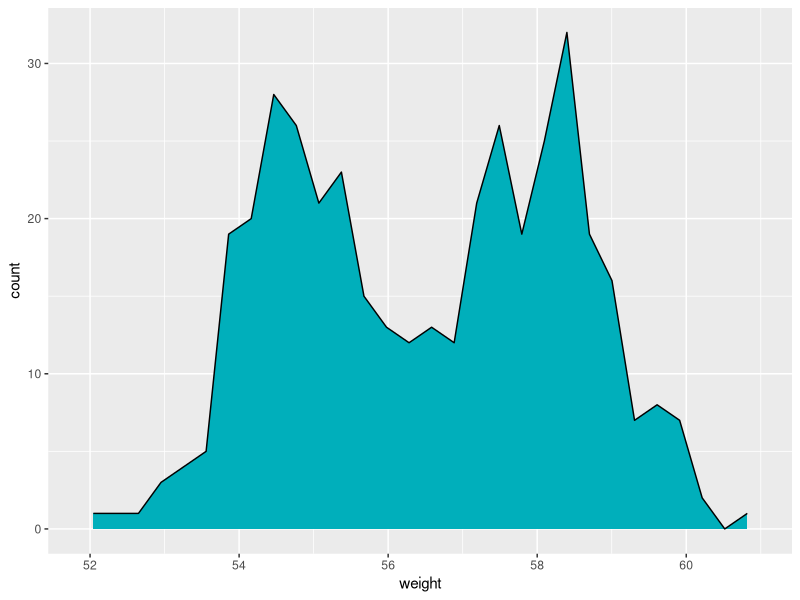
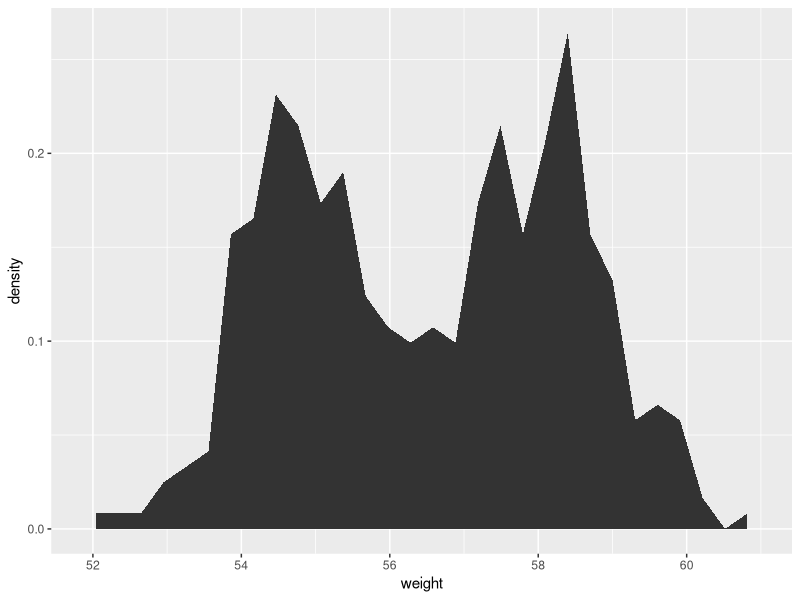
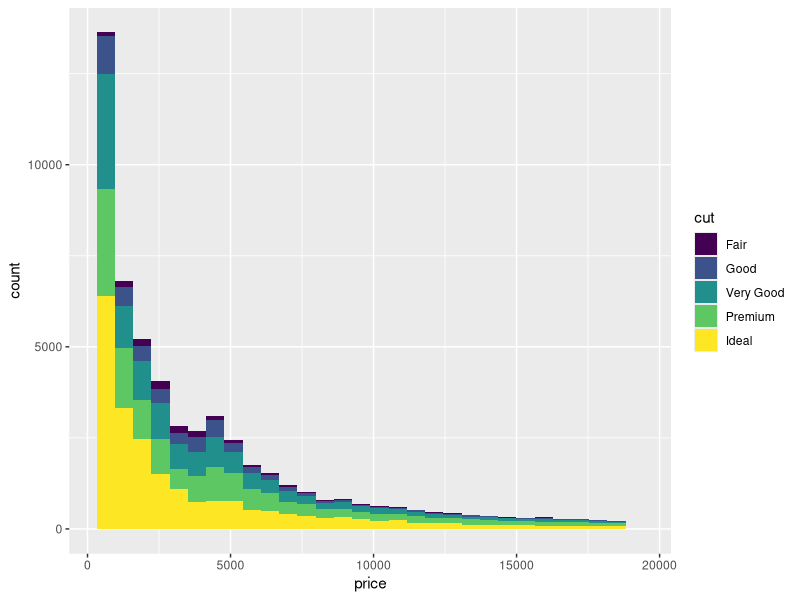
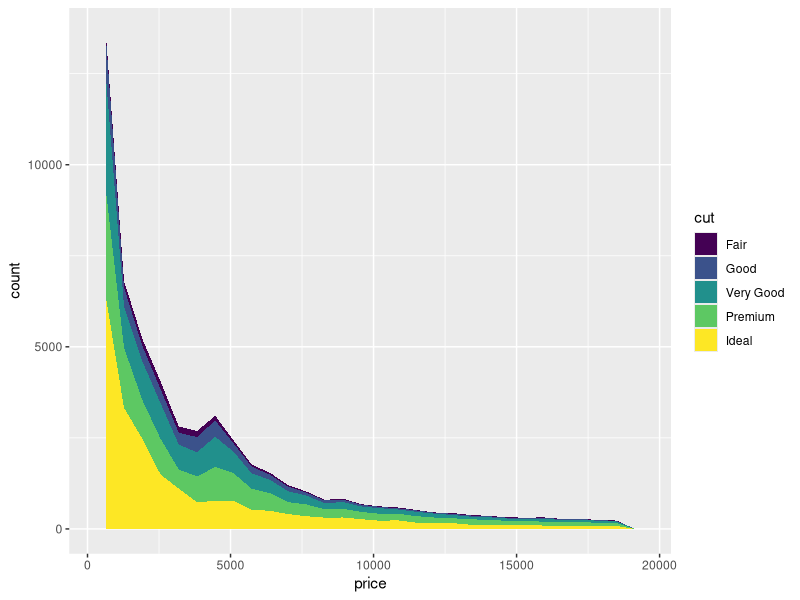
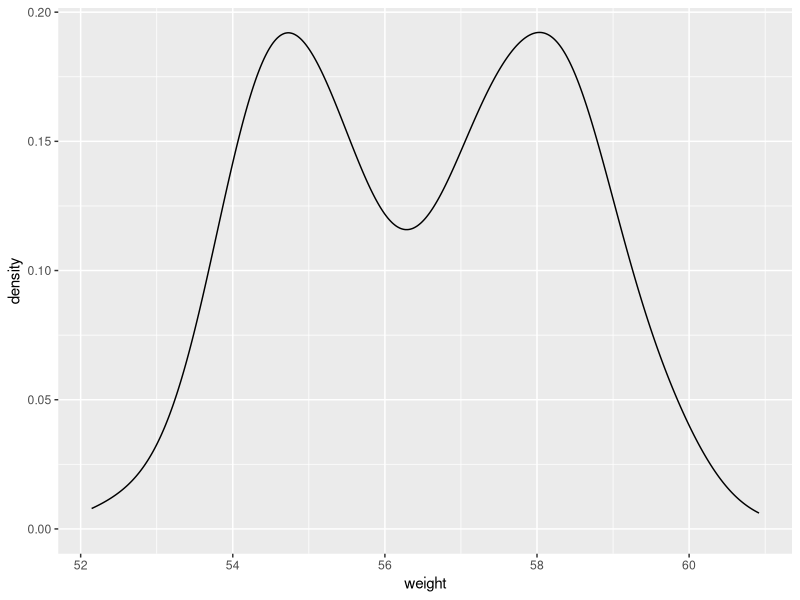
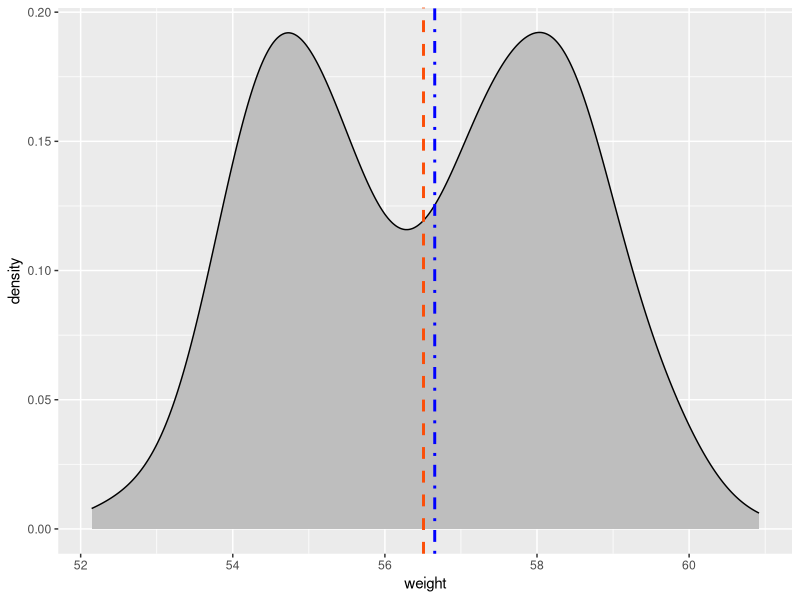
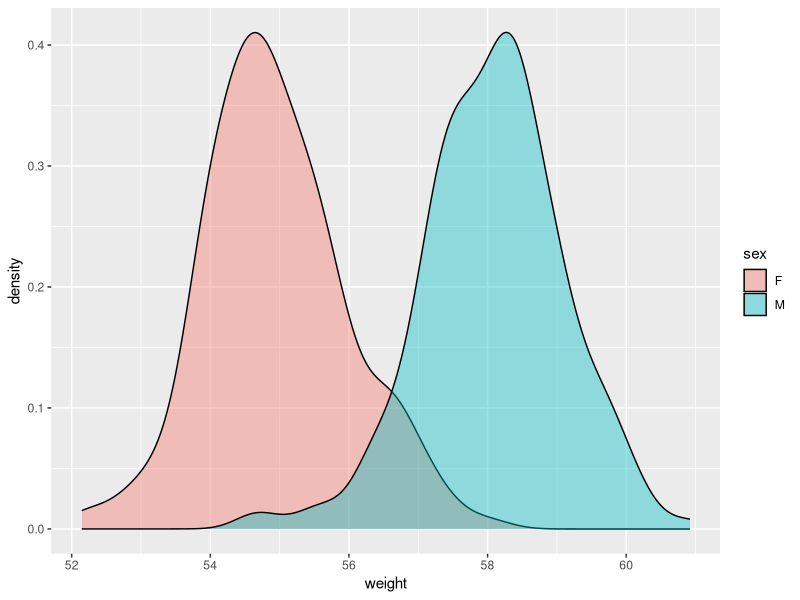
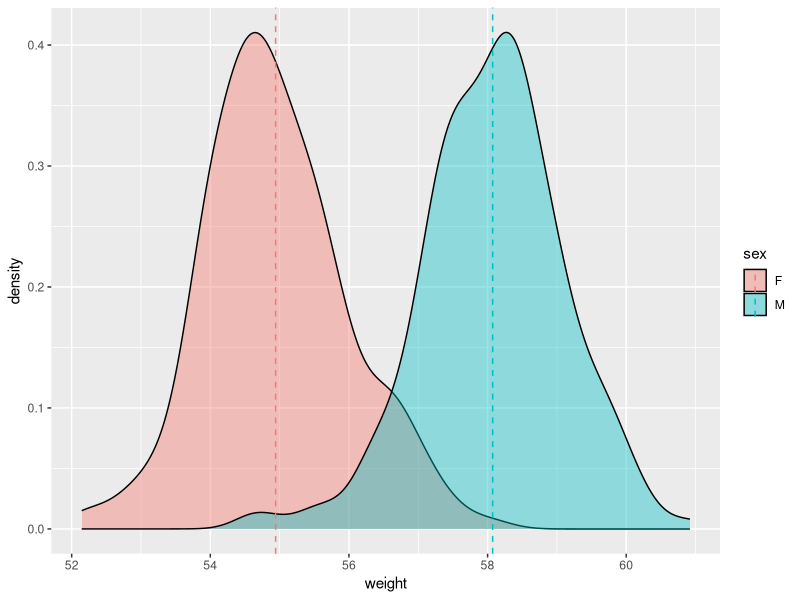

Here is the R script that generated these plots, in order: (Note: this script raises an error after producing the figures.)
## ---- chunk 1
library(ggplot2)
library(dplyr)
## ---- chunk 2
set.seed(1234)
wdata = as_data_frame(data.frame(sex = factor(rep(c("F", "M"), each=200)), weight = c(rnorm(200,55),rnorm(200,58))))
wdata

mu <- wdata %>% group_by(sex) %>% summarize(grp.mean = mean(weight))
mu

a <- ggplot(wdata, aes(x = weight))

a + geom_area(stat = "bin", color = "black", fill = "#00AFBB")
#a + geom_area() will not get right result, object 'y' not found. Use stat to specify the count as y 
#Note that, by default y axis corresponds to the count of weight values. If you want to change the plot in order to have the density on y axis, the R code would be as follow.
a + geom_area(aes(y = ..density..), stat = "bin")

data("diamonds")
diamonds <- as_data_frame(diamonds)
diamonds
p <- ggplot(diamonds, aes(x = price, fill = cut))
# Bar plot
p + geom_bar(stat = "bin")
# Area plot
p + geom_area(stat = "bin")
## ---- chunk 3
# Basic plots
a + geom_density()

# Add color and mean xintercept and median xintercept
a + geom_density(color = "black", fill = "gray") + geom_vline(aes(xintercept = mean(weight)), color = "#FC4E08", linetype = "dashed", size = 1) + geom_vline(aes(xintercept = median(weight)), color = "blue", linetype = 4, size = 1)

# Change color by group
a + geom_density(aes(fill = sex), alpha = 0.4) 

# Add mean lines and color by sex
a + geom_density(aes(fill = sex), alpha = 0.4) + geom_vline(data = mu, aes(xintercept = grp.mean, color = sex), linetype = "dashed")

# Change manually 
# change line manually
a2 <- a + geom_density(aes(color = sex)) + geom_vline(data = mu, aes(xintercept = grp.mean, color = sex), linetype = "dashed") + theme_minimal()

a2 + scale_color_manual(values = c("#999999", "#E69F00"))

a2 + scale_color_brewer(palette = "Paired")

a2 + scale_color_grey()

# change fill manually
a3 <- a + geom_density(aes(fill = sex), alpha = 0.4) + theme_minimal()

a3 + scale_fill_manual(values = c("#999999", "#E69F00"))

a3 + scale_fill_brewer(palette = "Dark2")

a3 + scale_fill_grey()
## ---- chunk 4
# Basic plot
a + geom_histogram()

a + geom_histogram(bins = 50)

#Note that by default, stat_bin uses 30 bins - this might not be good default. You can change the number of bins (e.g.: bins = 50 or the bin width e.g.: binwidth = 0.5.
a + geom_histogram(bins = 50, color = "black", fill = "grey") + geom_vline(aes(xintercept = mean(weight)), color = "#FC4E07", linetype = "dashed", size = 1) + theme_minimal()

a + geom_histogram(aes(y = ..density..), bins = 50)

# Change color by sex
a + geom_histogram(aes(color = sex), fill = "white", bins = 50) + theme_minimal()

# Position adjustment "identity"(overlaid)
a + geom_histogram(aes(color = sex), fill = "white", bins = 50, alpha = 0.6, position = "identity")

# Position adjustment "dodge" (Interleaved)
# Add mean lines and color by sex
a + geom_histogram(aes(color = sex), fill = "white", alpha = 0.6, position = "dodge", bins = 50) + geom_vline(aes(xintercept = mean(weight)), linetype = "dashed")

# Change fill, color manually
# Change outline color manually
a + geom_histogram(aes(color = sex), fill = "white", alpha = 0.4, position = "identity", bins = 50) + scale_color_manual(values = c("#00AFBB","#E7B800"))

# Change fill and outline color manually
# a + geom_histogram(aes(color = sex), fill = "white", alpha =0.4, position = "identity", bins = 50) + scale_fill_manual(values = c("#00AFBB", "#E7B800")) + scale_color_manual(values = c("#00AFBB", "#E7B800")) 
# wrong command, I have to assign fill first by group

a + geom_histogram(aes(color = sex, fill = sex), alpha =0.4, position = "identity", bins = 50) + scale_fill_manual(values = c("#00AFBB", "#E7B800")) + scale_color_manual(values = c("#00AFBB", "#E7B800")) 


## Combine Histogram and Density Plots

# Plot histogram with density values on y-axis(instead of count values).
# Add density plot with transparent density plot

# Histogram with density plot
a + geom_histogram(aes(y = ..density..),color = "black", fill = "white") + geom_density(alpha = 0.2, fill = "#FF6666") + theme_minimal()

# Color by groups
a + geom_histogram(aes(y = ..density.., color = sex, fill = sex),  alpha = 0.4, position = "identity") + geom_density(aes(color = sex), size =1)


## ---- chunk 5
# Basic plot
a + geom_freqpoly(bins = 30) + theme_minimal()

# Change color and linetype by sex
# Use custom color palettes
a + geom_freqpoly(aes(color = sex, linetype = sex), bins = 30 ) +  scale_color_manual(values = c("#999999", "#E69F00"))+theme_minimal()

# y density
a + geom_freqpoly(aes(y = ..density.., color = sex, linetype = sex), bins = 30 ) +  scale_color_manual(values = c("#999999", "#E69F00"))+theme_minimal()
## ---- chunk 6
a + geom_dotplot(aes(fill = sex))
## ---- chunk 7
a + stat_ecdf(geom = "point")

a + stat_ecdf(geom = "step")
## ---- chunk 8
data(mtcars)
mtcars <- as_data_frame(mtcars)
mtcars
mtcars <- mutate(mtcars, cyl = as.factor(cyl))
mtcars

p <- ggplot(mtcars, aes(sample = mpg))

# Basic plot
p + stat_qq()

# Change point shapes by groups
# Use custom color palettes
p + stat_qq(aes(shape = cyl, color = cyl)) + scale_color_manual(values = c("#00AFBB", "#E7B800", "#FC4E07"))
## ---- chunk 9
data(mpg)
mpg <- as_data_frame(mpg)
mpg

ggplot(mpg, aes(fl)) + geom_bar(fill = "steelblue") + theme_minimal()
## ---- chunk 10
# Data format
mtcars
b <- ggplot(mtcars, aes(x = wt, y= mpg))
# x weight
# y miles/gallon
#Basic scatter plots
b + geom_point(color = "#00AFBB")

# Change the point size, and shape
b + geom_point(color = "#00AFBB", size = 2, shape = 23)

# Control point size by continuous variable values
# qsec 1/4 mile time
b + geom_point(aes(size = qsec), color = "#00AFBB")

# Label text
b + geom_point() + geom_text(label = rownames(mtcars), nudge_y = 0.8)

# Change shape, color, size automatically
# Change point shape by the level of cyl
b + geom_point(aes(shape = cyl))

# Change point shape and colors
b + geom_point(aes(color = cyl, shape = cyl))

# Change shape, color, size manually
# Change the point sizes manually
b + geom_point(aes(color = cyl, shape = cyl, size = cyl)) + scale_size_manual(values = c(2,3,4))

# Change the point shapes and colors manually
b + geom_point(aes(color = cyl, shape = cyl)) + scale_shape_manual(values = c(3,16,17)) + scale_color_manual(values = c('#999999','#E69F00', '#56B4E9'))

# Use brewer color palettes
b + geom_point(aes(color = cyl, shape = cyl)) + scale_color_brewer(palette = "Dark2") + theme_minimal()

# Use grey scale
b + geom_point(aes(color = cyl, shape = cyl)) + scale_color_grey() + theme_minimal()

#####################################################
##Add regression line or smoothed conditional mean###
#####################################################
#geom_smooth(), geom_abline()
#alpha, color, fill, shape, linetype, size
#geom_smooth(method = "auto")
#method:loess->local regression, lm-> linear regression

# Add regression line
b + geom_point() + geom_smooth(method = lm)

# Point + regression line
# Remove the confidence interval
b + geom_point() + geom_smooth(method = lm, se = FALSE)

# loess method, local regression fitting
b + geom_point() + geom_smooth()

# Change the color and shape by groups 吧
b + geom_point(aes(color = cyl, shape = cyl)) + geom_smooth(aes(color = cyl, fill = cyl), method = lm)

# Remove confidence intervals
# Extend the regression lines: fullrage
b + geom_point(aes(color = cyl, shape = cyl)) + geom_smooth(aes(color = cyl), method = lm, se = FALSE, fullrange = TRUE)

# Add marginal rugs to a scatter plot
#geom_rug(sides = "bl")
# sides: a string, "trbl", top, right, bottom, left.
# Add marginal rugs
b + geom_point() + geom_rug()

# Change the color by group
b + geom_point(aes(color = cyl)) + geom_rug(aes(color = cyl))

# Add marginal rugs using faithful data
data(faithful)
faithful <- as_data_frame(faithful)
faithful
ggplot(faithful, aes(x = eruptions, y = waiting)) + geom_point() + geom_rug()

# Jitter points to reduce overplotting
# geom_jitter(), position_jitter()
#alpha, color, fill, shape, size

# Use mpg data
p <- ggplot(mpg, aes(displ, hwy))

# Default sactter plot
p + geom_point()

# Use jitter to reduce overplotting
p + geom_jitter(position = position_jitter(width = 0.5, height = 0.5))
select(mpg, displ, hwy) %>% arrange(-hwy) %>% filter(displ == 1.9)


##
#Text annotation
#geom_text()
#label, alpha, angle, color, family, fontface, hjust, lineheight, size, vjust

b + geom_text(aes(label = rownames(mtcars)), size = 3)

## ---- chunk 11
c <- ggplot(diamonds, aes(carat, price))
# Add heatmap of 2d bin counts
# geom_bin2d produce a scatter plot with rectangular bins.
# stat_bin_2d(), stat_summary_2d()
# max, xmin, ymax, ymin, alpha, color, fill, linetype, size
c + geom_bin2d()

# Change the number of bins
c + geom_bin2d(bins = 15)

# Specify the width of bins
c + geom_bin2d(binwidth = c(1,1000))
c + stat_bin_2d()
c + stat_summary_2d(aes(z = depth))

# Add hexagon bining
#geom_hex()
# stat_bin_hex(), stat_summary_hex()
# alpha, color, fill, size
require(hexbin)
c + geom_hex()

# Change the number of bins
c + geom_hex(bins = 10)
c + stat_bin_hex()
c + stat_summary_hex(aes(z = depth))

# 2D density estimation
# geom_density_2d()
# stat_density_2d()
# alpha, color, linetype, size

# Scatter plot
sp <- ggplot(faithful, aes(x = eruptions, y = waiting))
select(faithful, eruptions, waiting)
# Default plot
sp + geom_density_2d(color = "#E7B800")
# Add points
sp + geom_point(color = "#00AFBB") + geom_density_2d(color = "#E7B800")
# Use stat_density_2d with geom = "polygon"
sp + geom_point() + stat_density_2d(aes(fill = ..level..), geom = "polygon")
# Change the gradient color
sp + geom_point() + stat_density_2d(aes(fill = ..level..), geom = "polygon") + scale_fill_gradient(low = "#00AFBB", high = "#FC3E07")
# Gradient
## ---- chunk 12
ggplot(diamonds, aes(cut, color)) + geom_jitter(aes(color = cut), size = 0.5)
select(diamonds, cut, color)
## ---- chunk 13
data("ToothGrowth")
ToothGrowth$dose <- as.factor(ToothGrowth$dose)
ToothGrowth <- as_data_frame(ToothGrowth)
ToothGrowth
e <- ggplot(ToothGrowth, aes(x = dose, y = len))
## ---- chunk 14
# Basic box plot
e + geom_boxplot()
# Rotate the box plot
e + geom_boxplot() + coord_flip()
# Notched box plot
e + geom_boxplot(notch = TRUE)
# Box plot with mean points
e + geom_boxplot() + stat_summary(fun.y = mean, geom = "point", shape = 18, size = 4, color = "blue")

# chose which item to display
e + geom_boxplot() + scale_x_discrete(limits = c("0.5", "2"))
# change default order of items
e + geom_boxplot() + scale_x_discrete(limits = c("2", "0.5", "1"))

e + stat_boxplot(coeff = 1.5)

# change the color by group
# box plot outline and fill colors can be automatically controlled by the levels of the grouping variable *dose*

# Use single color
e + geom_boxplot(color = "black", fill = "steelblue")

# Change outline colors by dose (groups)
e + geom_boxplot(aes(color = dose))

# Change the fill color by dose (groups)
e + geom_boxplot(aes(fill = dose))

# Change munually outline colors:
# Use custom color palettes
e2 <- e + geom_boxplot(aes(color = dose)) + theme_minimal()
e2 + scale_color_manual(values = c("#999999", "#E69F00", "#56B4E9"))

# Use brewer color palettes
e2 + scale_color_brewer(palette  = "Dark2")

# Use grey scale
e2 + scale_color_grey()

## Change manually by fill color
# Use the custom color palettes
e3 <- e + geom_boxplot(aes(fill = dose)) + theme_minimal()
e3 + scale_fill_manual(values = c("#999999", "#E69F00", "#56B4E9"))

# Use brewer color palettes
e3 + scale_fill_brewer(palette = "Dark2")

# Use grey color
e3 + scale_fill_grey()


## Boxplot with multiple groups
#The grouping variable *dose* and *supp* are used:

# Change box plot colors by groups
e + geom_boxplot(aes(fill = supp))
# Change the position
e + geom_boxplot(aes(fill = supp), position = position_dodge(1.1))
# Change the fill color
e + geom_boxplot(aes(fill = supp), position = position_dodge(1.1)) + scale_fill_brewer("BrBG")

## ---- chunk 15
# Basic plot
e + geom_violin()

# Rotate the violin plot
e + geom_violin() + coord_flip()

# Set trim argument to FALSE
e + geom_violin(trim = FALSE, fill = "steelblue")

## Add summary statistics
# Funtion stat_summary can be used to add mean/median points and more on a violin plot

# Add mean and median points: use fun.y = mean or fun.y = median
e + geom_violin(trim = FALSE) + stat_summary(fun.y = mean, geom = "point", shape = 23, size = 2, color = "blue")

# Add mean points +/- SD
# Use geom = "pointrange" or geom = "crossbar"
e + geom_violin(trim = FALSE) + stat_summary(fun.data = "mean_sdl", fun.args = list(mult = 1), geom = "pointrange", color = "red")
# The function mean_sdl is used for adding mean and standard deviation. 
# It computes the mean plus or minus a constant times the standard deviation. The constant is specified using the argument mult (mult = 1). Default mult = 2.
# The mean +/- SD can be added as crossbar or a pointrange. 


# Combine with box plot to add median and quartiles
e + geom_violin(trim = FALSE) + geom_boxplot(width = 0.2)

## Change colors by groups
# The color and fill can be automatically controlled by the levels  of the grouping variable dose

# Change the outline colors by dose (groups)
e + geom_violin(aes(color = dose), trim = FALSE)

# Change the fill color by dose
e  + geom_violin(aes(fill = dose), trim = FALSE)

# Change outline and fill color manually.
e2 <- e + geom_violin(aes(color = dose), trim = FALSE) + theme_minimal()
e2 + scale_color_brewer(palette = "Dark2")

# Change manually fill colors
e3 <- e + geom_violin(aes(fill = dose), trim = FALSE) + theme_minial()
e3 + scale_fill_brewer(palette = "Dark2")

## Violin plot with multiple groups
# Change the color by groups
e + geom_violin(aes(fill = supp), trim = FALSE)

# Change fill colors
e + geom_violin(aes(fill = supp), trim = FALSE) + scale_fill_brewer(palette = "Dark2")
## ---- chunk 16
#Basic dot plot
e + geom_dotplot(binaxis ="y", stackdir = "center")

# Change dotsize and stack ratio
e + geom_dotplot(binaxis = "y", stackdir = "center", stackratio = 1.5, dotsize = 1.1)

# stat_summary can be used to add mean/median points and more on a violin plot
# Add mean and median points: use fun.y = mean or fun.y = median
e + geom_dotplot(binaxis = "y", stackdir = "center") + stat_summary(fun.y = mean, geom = "point", shape = 18, size = 3, color = "red")

# Add mean points with +/- SD
# Use geom = "pointrange" or geom = "crossbar"
e + geom_dotplot(binaxis = "y", stackdir = "center") + stat_summary(fun.data = "mean_sdl", fun.args = list(mult = 1), geom = "pointrange", color = "red")

## Combine with box plot and dot plot:
# Combine with boxplot
e + geom_boxplot() + geom_dotplot(binaxis = "y", stackdir ="center")

# Combine with violin plot
e + geom_violin(trim = FALSE) + geom_dotplot(binaxis = "y", stackdir ="center")

# Dotplot + violin plot + stat summary
e + geom_violin(trim = FALSE) + geom_dotplot(binaxis = "y", stackdir ="center") + stat_summary(fun.data = "mean_sdl", fun.args = list(mult = 1), geom = "pointrange", color = "red", shape = 11)

# use scale to change the outlien and fill color automatically controlled byt the levels of the grouping variable dose
# scale_color_munual(), scale_color_brewer(), scale_color_grey()
# scale_fill_munual(), sclae_fill_brewer(), scale_fill_grey()

e + geom_dotplot(binaxis = "y", stackdir = "center", aes(color = dose), fill = "white") + theme_minimal()

## dotplot with multiple groups
# just like boxplot and violin plot
## ---- chunk 17
e + geom_jitter()

# Change the position
# 0.2 is the degree of jitter in x direction
e + geom_jitter(position = position_jitter(0.2))

# Change point shapes and size
e  + geom_boxplot()+ geom_jitter(position = position_jitter(0.2), shape = 11, size = 1.2)

# Add summary statistics
# Add mean or median point
e + geom_jitter(position = position_jitter(0.2)) + stat_summary(fun.y = mean, geom = "point", shape = 18, size = 3, color = "red")

# use geom = "pointrange"
e + geom_jitter(position = position_jitter(0.2)) + stat_summary(fun.data = "mean_sdl", fun.args = list(mult = 1), shape = 18, color = "red")

# Combine with boxplot and violin plot
e + geom_violin(trim = FALSE) + geom_jitter(position = position_jitter(0.1)) + stat_summary(fun.data = "mean_sdl", fun.args = list(mult = 1), shape = 18, color = "red")

# Change point shape by group
e + geom_jitter(aes(shape = dose), position = position_jitter(0.2)) + scale_shape_manual(values = c(1,17,19))

# Change color by groups
e + geom_jitter(aes(color = dose, shape = dose), position = position_jitter(0.2)) + theme_minimal()

# Change the outlien and fill color by scale

##Stripchar with multiple groups
#Change colors and shapes by groups
e + geom_jitter(aes(color = supp, shape = supp), position = position_jitter(0.2))

# Add boxplot
e + geom_boxplot(aes(color = supp), position = position_dodge()) + geom_jitter(aes(color = supp, shape = supp), position = position_jitter(0.2)) + theme_minimal()
## ---- chunk 18
df <- data.frame(dose = c("D0.5", "D1", "D2"), len = c(4.2,10, 29.5))
df2 <- data.frame(supp = rep(c("VC", "OJ"), each = 3), dose = rep(c("D0.5", "D1", "D2"),2 ), len = c(6.8, 15, 33, 4.2, 10, 29.5))

p<- ggplot(data = df, aes(x = dose, y = len, group = 1))
p + geom_line() + geom_point()

# Change the line color and line type
p + geom_line(linetype = "dashed", color = "steelblue") + geom_point(color = "steelblue")

# use geom_step()
p + geom_step() + geom_point()

# use paht
p + geom_path() 

# Line plot with multiple groups
# line tpye and point shape automatically controlled by groups.
p <- ggplot(df2, aes(x = dose, y= len, group = supp))
p + geom_line(aes(linetype = supp)) + geom_point(aes(shape = supp))

# Change the line type, point shapes and colors
p + geom_line(aes(linetype = supp, color = supp)) + geom_point(aes(shape = supp, color = supp)) + scale_color_brewer(palette = "Dark2")

# X-axis is date; use economics
head(economics)
ggplot(data = economics, aes(x = date, y = pop)) + geom_line()

# subset data
ss <- subset(economics, date > as.Date("2006-1-1"))
ggplot(data = ss, aes(x = date, y = pop)) + geom_line()

# line size
ggplot(data = economics, aes(x = date, y = pop, size = unemploy/ pop)) + geom_line()

# multiple time series data:
# Solution 1
ggplot(economics, aes(x = date)) + geom_line(aes(y = psavert, color = "darkred")) + geom_line(aes(y = uempmed), color = "steelblue", linetype = "twodash") + theme_minimal()

# Solution 2: melt by date

# Area plot
ggplot(economics, aes(x = date)) + geom_area(aes(y = psavert), fill = "#999999", color = "#999999", alpha = 0.5) + geom_area(aes(y = uempmed), fill = "#E69F00", color = "#E69F00", alpha = 0.5) + theme_minimal()
## ---- chunk 19
df <- data.frame(dose = c("D0.5", "D1", "D2"), len = c(4.2,10, 29.5))
df2 <- data.frame(supp = rep(c("VC", "OJ"), each = 3), dose = rep(c("D0.5", "D1", "D2"),2 ), len = c(6.8, 15, 33, 4.2, 10, 29.5))

f <- ggplot(df, aes(x = dose, y = len))

f + geom_bar(stat = "identity")
#Change fill color and add labels at the top
f + geom_bar(stat= "identity", fill = "steelblue") + geom_text(aes(label = len), vjust = -0.3, size = 3.5) + theme_minimal()
f + geom_bar(stat= "identity", fill = "steelblue") + geom_text(aes(label = len), vjust = 1.6, size = 3.5, color = "white") + theme_minimal() + scale_x_discrete(limits = c("D2", "D0.5", "D1"))

# change the color by groups
f + geom_bar(aes(color = dose), stat = "identity", fill = "white")


#bar plot with multiple groups
g <- ggplot(data =df2, aes(x = dose, y = len, fill = supp))

# Statcked bar plot
g + geom_bar(stat = "identity")
# Use position = position_dodge()
g + geom_bar(stat = "identity", position = position_dodge()) + geom_text(aes(label = len), vjust = 1.6, color = "white", position = position_dodge(0.9), size = 3.5)

library(dplyr)
library(plyr)
df_sorted <- arrange(df2, dose, supp)
df_cumsum <- ddply(df_sorted, "dose", transform, label_ypos = cumsum(len))

# Create the bar plot
ggplot(data = df_cumsum, aes(x = dose, y = len, fill = supp)) + geom_bar(stat = "identity") + geom_text(aes(label = len, y = label_ypos), vjust = 1.6, color = "white", size = 3.5)

